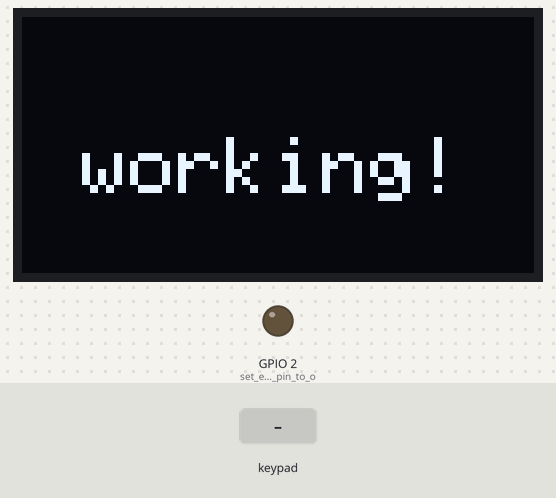
This program was run on a simulated ESP32. Parts: 128×64 one-colour display, output pins drawn as LEDs (lit = HIGH). Wiring (inferred from the names in the program): 4×4 keypad with keys 1 2 3 A 4 5 6 B 7 8 9 C * 0 # D: rows GPIO 27, GPIO 14, GPIO 12, GPIO 13; columns GPIO 32, GPIO 33, GPIO 25, GPIO 26. The inputs (shaded band) are chosen by the test bench. Pins used as bus, display or sensor lines are not drawn; what the program prints to the serial monitor is not drawn.

Above: at 1.9 s.
2.0 s: keypad keys 1 2 # pressed 0.4 s apart
At 4.3 s:
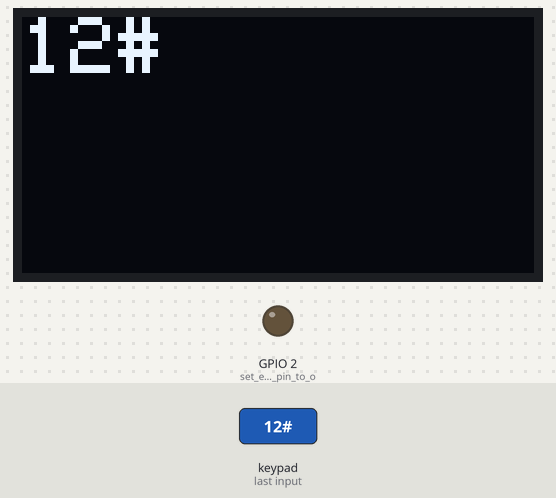
4.7 s: key 'B' pressed
At 5.6 s:
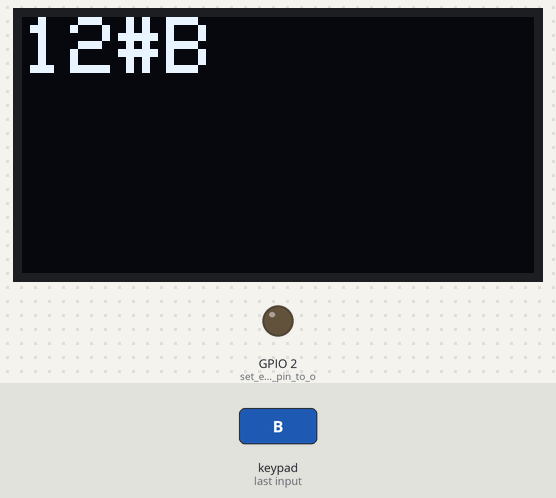
6.5 s: key 'A' pressed
At 7.5 s:
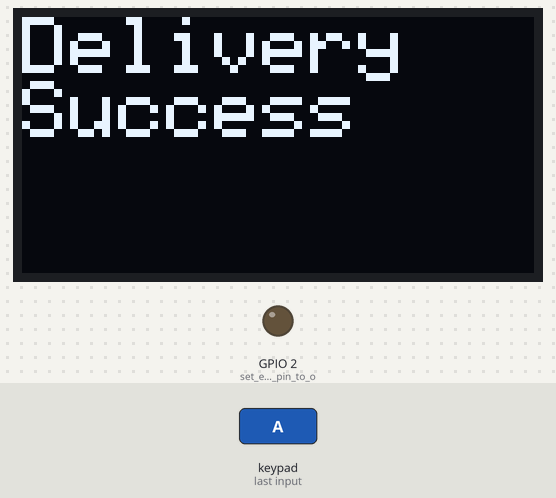
8.1 s: keypad keys 1 2 * pressed 0.4 s apart
At 10.0 s:
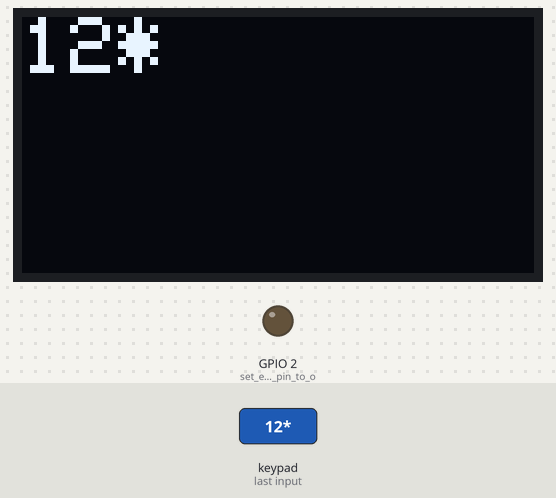
10.8 s: key '*' pressed
At 11.8 s:
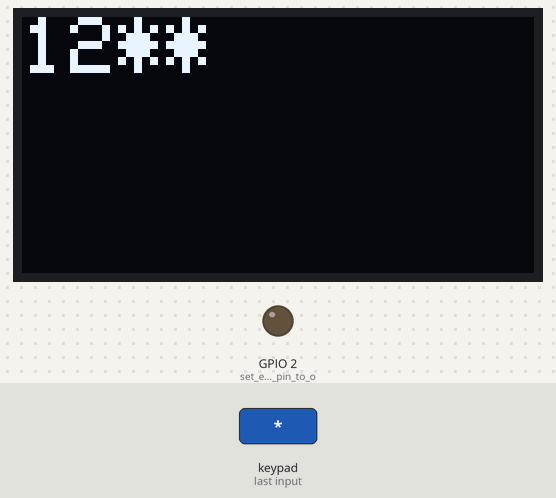
12.6 s: keypad keys 2 5 # pressed 0.4 s apart
At 14.9 s:
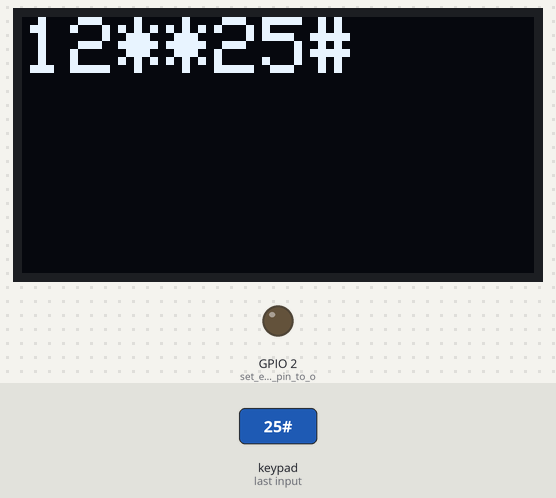
Timing chart, 0 to 16.3 s (numbered marks = the images above; inputs shaded):
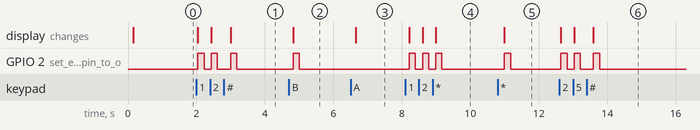

Measured:
- after the input at 2.0 s, GPIO 2 (set_embedded_LED_pin_to_o): goes HIGH 0.18 s, LOW 0.21 s, HIGH 0.18 s, LOW 0.39 s, HIGH 0.18 s, then LOW, starting at once; the display: first differs from a run without the input at once (image 1 shows a later state)
- after the input at 4.7 s, GPIO 2 (set_embedded_LED_pin_to_o): LOW → HIGH after 0.12 s, → LOW 0.18 s later; the display: first differs from a run without the input after 0.12 s (image 2)
- after the input at 6.5 s, the display: changes after 0.15 s (image 3)
- after the input at 8.1 s, GPIO 2 (set_embedded_LED_pin_to_o): alternates HIGH for 0.18 s and LOW for 0.21 s, 6 changes in all, then stays LOW, starting after 0.12 s; the display: first differs from a run without the input after 0.12 s (image 4 shows a later state)
- after the input at 10.8 s, GPIO 2 (set_embedded_LED_pin_to_o): LOW → HIGH after 0.20 s, → LOW 0.18 s later; the display: first differs from a run without the input after 0.20 s (image 5)
- after the input at 12.6 s, GPIO 2 (set_embedded_LED_pin_to_o): goes HIGH 0.18 s, LOW 0.21 s, HIGH 0.18 s, LOW 0.39 s, HIGH 0.18 s, then LOW, starting at once; the display: first differs from a run without the input at once (image 6 shows a later state)

The program:

main.cpp
```cpp
#include <Arduino.h>
#include <string>
using namespace std;
#include <esp_now.h>
#include <WiFi.h>

// include necessary libraries for the modules to work
#include <SPI.h>              // the protocol used to communicate to the OLED display
#include <Wire.h>             // required for the Adafruit_SSD1306
#include <Adafruit_GFX.h>     // also required for the Adafruit_SSD1306 library
#include <Adafruit_SSD1306.h> // the library used to control the OLED display

#define SCREEN_WIDTH 128 // OLED display width, in pixels
#define SCREEN_HEIGHT 64 // OLED display height, in pixels
#define OLED_RESET -1    // Reset pin for the OLED display

Adafruit_SSD1306 display(SCREEN_WIDTH, SCREEN_HEIGHT, &Wire, OLED_RESET); // the display object used to control the OLED display

char KeyboardCheck(void);         // function declaration, the function will be written at the end of the file
void DisplayLoop(String message); // function declaration, the function will be written at the end of the file
void sendESPNOW(String message);  // function declaration, the function will be written at the end of the file

int colomn[4] = {32, 33, 25, 26}; // the colomn pin numbers
int row[4] = {27, 14, 12, 13};    // the row pin numbers
char buttons[4][4] = {            //
    {'1', '2', '3', 'A'},         //
    {'4', '5', '6', 'B'},         // the button values
    {'7', '8', '9', 'C'},         //
    {'*', '0', '#', 'D'}};        //

char lastChar = 'X';  // dummy variable to store the last numpad input, X is used as null
String message = "";  // String used to buffer the message before sending
int message_size = 0; // the size of the message, it is used in the Delete condition

#define macAddress "A0:B7:65:49:7B:9C"                             // this device's mac address
uint8_t broadcastAddress[] = {0xA0, 0xB7, 0x65, 0x69, 0xA8, 0x4C}; // the receiver's mac address
esp_now_peer_info_t peerInfo;                                      // object constructor for ESPNOW

void OnDataSent(const uint8_t *mac_addr, esp_now_send_status_t status) // function called when sending data
{
  // Serial.print("\r\nLast Packet Send Status:\t");
  // Serial.println(status == ESP_NOW_SEND_SUCCESS ? "Delivery Success" : "Delivery Fail");

  if (status == ESP_NOW_SEND_SUCCESS)
  {
    DisplayLoop("Delivery\nSuccess");
    delay(1000);
    display.clearDisplay();
  }
  else
  {
    DisplayLoop("Delivery Fail");
  }
}

void setup()
{
  delay(100);         // a delay to make sure the generation is complete before doing anything else
  Serial.begin(9600); // start the serial interface to report back through the USB for debugging
  while (!Serial)     // wait until serial is active before continuing
    ;
  while (!display.begin(SSD1306_SWITCHCAPVCC, 0x3C)) // wait until the display object is active before continuing
    ;
  WiFi.mode(WIFI_STA);                            // configure the esp to eifi station mode
  if (esp_now_init() != ESP_OK)                   // initiate espnow
  {                                               //
    Serial.println("Error initializing ESP-NOW"); //
    return;                                       //
  }                                               //
  esp_now_register_send_cb(OnDataSent);           // set the callback function

  // Register peer
  memcpy(peerInfo.peer_addr, broadcastAddress, 6);
  peerInfo.channel = 0;
  peerInfo.encrypt = false;

  // Add peer
  if (esp_now_add_peer(&peerInfo) != ESP_OK)
  {
    Serial.println("Failed to add peer");
    return;
  }

  pinMode(LED_BUILTIN, OUTPUT);         // set embedded LED pin to output pin
  for (int i = 0; i < 4; i++)           //
  {                                     //
    pinMode(row[i], OUTPUT);            // set output pins
    pinMode(colomn[i], INPUT_PULLDOWN); // set input pins
  }

  display.clearDisplay();      // clear the display
  display.setTextSize(2);      // set the font size to x2
  display.setTextColor(WHITE); // set font color to white
  display.setCursor(15, 30);   // position curser in x = 15 and y = 30
  display.print("working!");   // print working in the display
  display.display();           // send the previous commands to the display
  delay(600);                  // wait to make sure the display is displaying correctly
}

void loop()
{
  digitalWrite(LED_BUILTIN, 0);
  char charInput = KeyboardCheck();

  if (charInput == 'C')
  {
    message = "";
    message_size = 0;
    charInput = 'X';
    DisplayLoop(message);
  }
  else if (charInput == 'A')
  {
    sendESPNOW(message);
    message = "";
    message_size = 0;
    charInput = 'X';
  }
  else if (charInput == 'D')
  {
    message.remove(message_size);
    message_size -= 1;
    DisplayLoop(message);
    charInput = 'X';
  }
  else if (charInput != 'X')
  {
    message += charInput;
    message_size += 1;
    DisplayLoop(message);
    lastChar = charInput;
    digitalWrite(LED_BUILTIN, 1);
  }
  delay(180);
}

char KeyboardCheck(void)
{
  for (int i = 0; i < 4; i++)
  {
    digitalWrite(row[i], HIGH);
    for (int j = 0; j < 4; j++)
    {

      if (digitalRead(colomn[j]) == HIGH)
      {
        digitalWrite(row[i], LOW);
        return buttons[i][j];
      }
    }
    digitalWrite(row[i], LOW);
  }
  return 'X';
}

void DisplayLoop(String message)
{
  Serial.println(message);
  display.clearDisplay();
  display.setCursor(0, 0);
  display.print(message);
  display.display();
}

void sendESPNOW(String message)
{
  uint8_t *buffer = (uint8_t *)message.c_str();
  size_t sizeBuff = sizeof(buffer) * message.length();
  esp_err_t result = esp_now_send(broadcastAddress, buffer, sizeBuff);
  if (result == ESP_OK)
  {
    Serial.println("Sent with success");
  }
  else
  {
    Serial.println("Error sending the data");
  }
}
```
